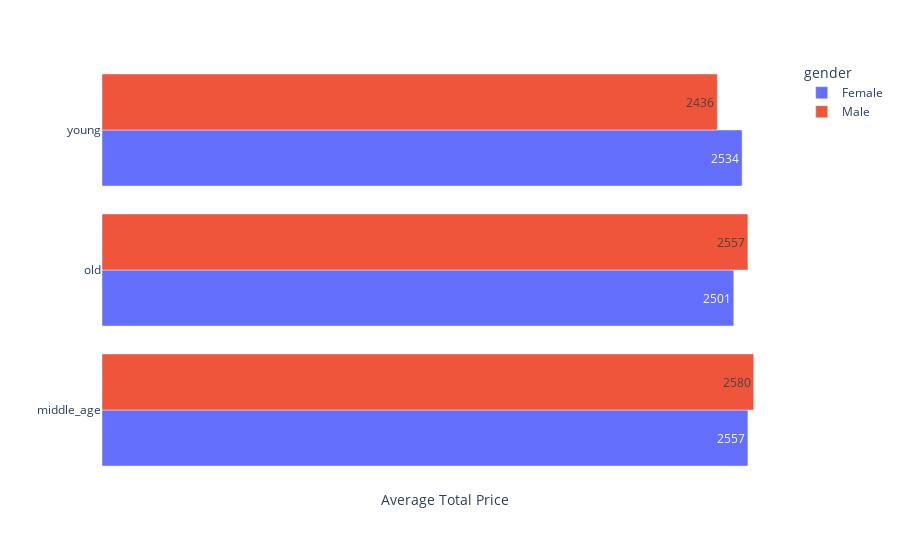

The notebook cell saved with this chart:
### Markdown cell above
## Horizontal Bar Chart for Average Total Price by Age Group

### Code cell
# grouping by 'age_group' and calculatig the mean of 'total_price'
average_price_by_age_group = df.groupby(['age_group', 'gender'])['total_price'].mean().round().reset_index()

# plotting the average amount of money spent by age group using plotly express
fig = px.bar(
    average_price_by_age_group,
    y='age_group',
    x='total_price',
    color='gender',
    labels={'total_price': 'Average Total Price'},
    orientation='h',  # setting the orientation to horizontal
    height=400,  # increasing the height of the plot
    text='total_price',  # showing the total_price values on the bars
)

# making the plot clustered
fig.update_layout(barmode='group')

# removing x-axis tick labels
fig.update_xaxes(tickvals=[])

# removing y-axis title
fig.update_yaxes(title_text='')

# setting the background color to white
fig.update_layout(
    plot_bgcolor='white',
    paper_bgcolor='white'
)


# showing the plot
fig.show()

### Figure 1 — Plotly figure (JSON) as saved in the notebook; plotly's stock layout.template omitted (floating-point values rounded to 4 significant figures)
{"data": [{"alignmentgroup": "True", "hovertemplate": "gender=Female<br>Average Total Price=%{text}<br>age_group=%{y}<extra></extra>", "legendgroup": "Female", "marker": {"color": "#636efa", "pattern": {"shape": ""}}, "name": "Female", "offsetgroup": "Female", "orientation": "h", "showlegend": true, "text": [2557, 2501, 2534], "textposition": "auto", "type": "bar", "x": [2557, 2501, 2534], "xaxis": "x", "y": ["middle_age", "old", "young"], "yaxis": "y"}, {"alignmentgroup": "True", "hovertemplate": "gender=Male<br>Average Total Price=%{text}<br>age_group=%{y}<extra></extra>", "legendgroup": "Male", "marker": {"color": "#EF553B", "pattern": {"shape": ""}}, "name": "Male", "offsetgroup": "Male", "orientation": "h", "showlegend": true, "text": [2580, 2557, 2436], "textposition": "auto", "type": "bar", "x": [2580, 2557, 2436], "xaxis": "x", "y": ["middle_age", "old", "young"], "yaxis": "y"}], "layout": {"autosize": true, "barmode": "group", "legend": {"title": {"text": "gender"}, "tracegroupgap": 0}, "margin": {"t": 60}, "paper_bgcolor": "white", "plot_bgcolor": "white", "xaxis": {"anchor": "y", "autorange": true, "domain": [0, 1], "range": [0, 2716.0], "tickvals": [], "title": {"text": "Average Total Price"}, "type": "linear"}, "yaxis": {"anchor": "x", "autorange": true, "domain": [0, 1], "range": [-0.5, 2.5], "title": {"text": ""}, "type": "category"}}}
